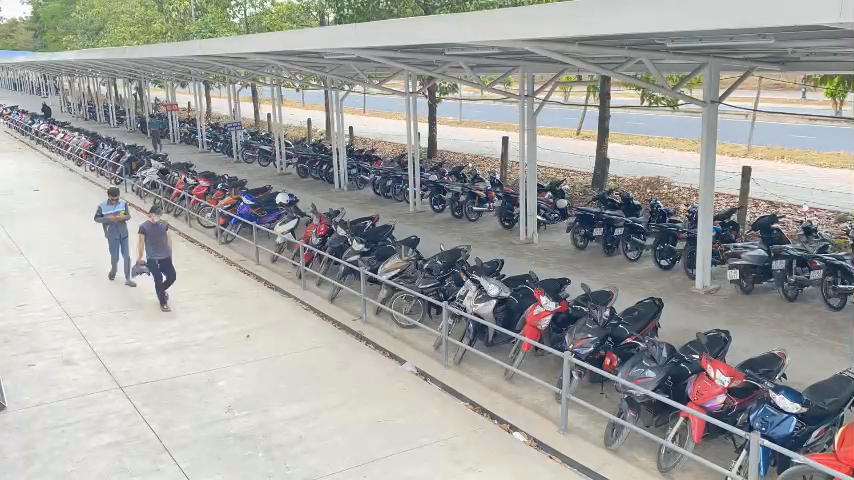
#> input picture frame 61 of server/public/videos/rightSmall.mp4, 854 x 480 px, given in place of longest.mp4, which was not available
$ python trackingObject2.py
#> lines starting #> are read from the running program, lines starting #| are printed output that depends on the picture; pictures that were not available may be replaced by others from this repository, and a replacement may not be noted
import cv2
from tracker import *
import math
import time
import numpy as np


class MeasureTakenTime:
    def __init__(self):
        self.now = None
    # [7 lines left out: function measure, not called in this run]

mTT = MeasureTakenTime()

data_path = "server/public/videos/longest.mp4"
cap = cv2.VideoCapture(data_path)

object_detector = cv2.createBackgroundSubtractorMOG2(
    history=200, varThreshold=50, detectShadows=False)

ret, frame = cap.read()
#> frame is the input picture: shape (480, 854, 3); mean B, G, R 158.6, 161.6, 161.6
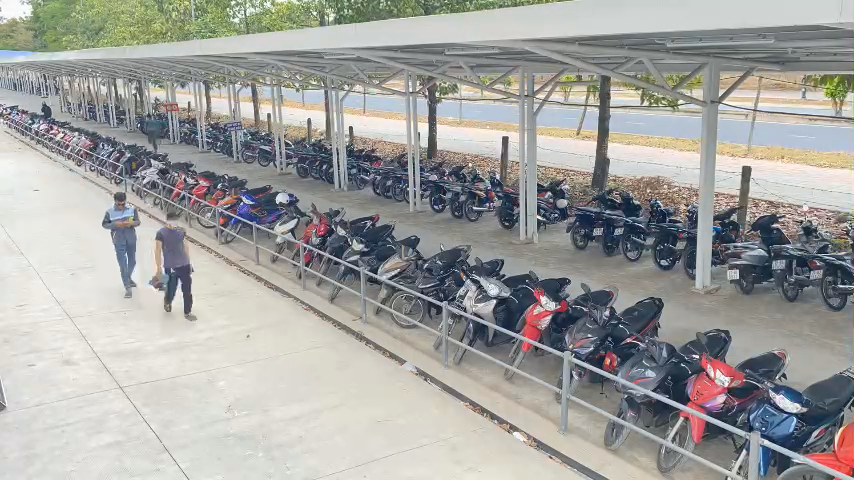
#> input picture frame 62 of server/public/videos/rightSmall.mp4, 854 x 480 px, given in place of longest.mp4, which was not available
#> further down, frame is the input picture: shape (480, 854, 3); mean B, G, R 158.6, 161.6, 161.6

# [11 lines of commented-out code are left out]
class Vehicle:
    # [16 lines left out: functions __init__, getCenterPoint, update, not called in this run]
    def isParked(self):
        return self.parking > 10


class EuclideanDistTracker:
    def __init__(self):
        # Store the center positions of the objects
        # self.center_points = {}
        self.vehicles = {}
        # Keep the count of the IDs
        # each time a new object id detected, the count will increase by one
        self.id_count = 0
    def removeDuplicate(self):
        for key in list(self.vehicles.keys()):
            for other_key in self.vehicles.keys():
                if key != other_key and self.vehicles[key] == self.vehicles[other_key] and key > other_key:
                    print("del")
                    del self.vehicles[key]

    # [37 lines left out: functions getClosestId, matchTemplate, not called in this run]

    def isSameObjectDetected(self):
        pass

    def update2(self, objs):
        for id, ve in self.vehicles.items():
            closest_dist = float('inf')
            rect = ve.rect
            pt = ve.getCenterPoint()
            for obj in objs:
                x,y,w,h = obj
                cx = (x + x + w) // 2
                cy = (y + y + h) // 2
                dist = math.hypot(cx - pt[0], cy - pt[1])
                # update closest distance and ID if this point is closer
                # print(dist)
                if dist < closest_dist and dist < 25:
                    closest_dist = dist
                    rect = obj
            ve.update(rect)
        for key in list(self.vehicles.keys()):
            if self.vehicles[key].isParked():
                print("Vehicle {} is already parked".format(key))
                del self.vehicles[key]
        return [veh.rect + [veh.id] for idx, veh in self.vehicles.items()]

    def update(self, objects_rect):
        # Objects boxes and ids
        objects_bbs_ids = []

        # Get center point of new object

        for rect in objects_rect:
            x, y, w, h = rect
            cx = (x + x + w) // 2
            cy = (y + y + h) // 2

            # Find out if that object was detected already
            same_object_detected, id = self.getClosestId(cx, cy)
            # same_object_detected, id = self.matchTemplate(rect)
            if same_object_detected:
                continue
                self.vehicles[id].update(rect)
                # print(self.center_points[id])
                objects_bbs_ids.append([x, y, w, h, id])
            else: # New object is detected we assign the ID to that object
                self.vehicles[self.id_count] = Vehicle(self.id_count, rect)
                objects_bbs_ids.append([x, y, w, h, self.id_count])
                self.id_count += 1

        # [9 lines of commented-out code are left out]
        return objects_bbs_ids


trackerED = EuclideanDistTracker()

def detect(roi):
    mask = object_detector.apply(roi)
#> mask: shape (480, 854); every value is 255
    detections = []

    # remove faded
    _, mask = cv2.threshold(mask, 254, 255, cv2.THRESH_BINARY + cv2.THRESH_OTSU)
    # mask = cv2.adaptiveThreshold(mask, 255, cv2.ADAPTIVE_THRESH_GAUSSIAN_C, cv2.THRESH_BINARY, 21, 10)
    contours, _ = cv2.findContours(
        mask, cv2.RETR_TREE, cv2.CHAIN_APPROX_SIMPLE)
#> contours = [[[0, 0], [0, 479], [853, 479], [853, 0]]]

    cntObjectContour = 0
    for cnt in contours:
        x, y, w, h = cv2.boundingRect(cnt)
        area = cv2.contourArea(cnt)
        if area > 30.0:
            cntObjectContour += 1
            # cv2.drawContours(roi, [cnt], -1, (0, 255, 0), 2)
            detections.append([x, y, w, h])
#> this loop made 1 pass
#> (cnt, x, y, w, h, area, cntObjectContour) on pass 1: ([[0, 0], [0, 479], [853, 479], [853, 0]], 0, 0, 854, 480, 408587, 1)
#> after the loop, cntObjectContour = 1; detections = [[0, 0, 854, 480]]
    return detections
def is_rect_inside_another(rect1, rect2):
    if rect1[0] >= rect2[0] and rect1[1] >= rect2[1] and rect1[0] + rect1[2] <= rect2[0] + rect2[2] and rect1[1] + rect1[3] <= rect2[1] + rect2[3]:
        return True
    else:
        return False
def getSpecialFrame(frame):
    # x, y, w, h
    rect = [600, 70, frame.shape[1] - 600 - 80, 70]
    return rect
def getRoi(frame):
    rect = getSpecialFrame(frame)
    x, y, w, h = rect
    return frame[y:y+h,x:x+w]
now = time.time()
while True:
    ret, frame = cap.read()
    if not ret: continue
    roi = frame
    detections = detect(roi)
#> detections = [[0, 0, 854, 480]]

    specFrame = getSpecialFrame(frame)
#> specFrame = [600, 70, 174, 70]
    subDetections = [rect for rect in detections if is_rect_inside_another(rect, specFrame)]
#> subDetections = []
    boxes_ids = trackerED.update(subDetections)
#> after the loop in update, `for rect in objects_rect:`: self.id_count = 0; self.vehicles = 0 items
#> boxes_ids = []
    boxes_ids = trackerED.update2(detections)
    trackerED.removeDuplicate()
    # print(trackerED.vehicles)

    for box_id in boxes_ids:
        x, y, w, h, id = box_id
        cv2.putText(roi, str(id), (x, y - 10),
                    cv2.FONT_HERSHEY_COMPLEX, 0.5, (255, 0, 0), 1)
        cv2.rectangle(roi, (x, y), (x + w, y + h), (0, 255, 0), 1)
#> this loop made 0 passes


    roi = getRoi(frame)
#> in getRoi, `rect = getSpecialFrame(frame)`: rect = [600, 70, 174, 70]
#> in getRoi, `x, y, w, h = rect`: x = 600; y = 70; w = 174; h = 70
#> in getRoi, `return frame[y:y+h,x:x+w]`:
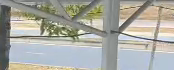
#> returned value: shape (70, 174, 3); mean of channels 0, 1, 2 162.1, 169.6, 168.9; drawn as B, G, R
    # cv2.imshow("Mask", mask)
    cv2.imshow("Frame", frame)
    cv2.imshow("Roi", roi)

    key = cv2.waitKey(10)
#> (key Esc is pressed here)
    if key == 27:
        break

cap.release()
cv2.destroyAllWindows()

$ run again, starting later in the video
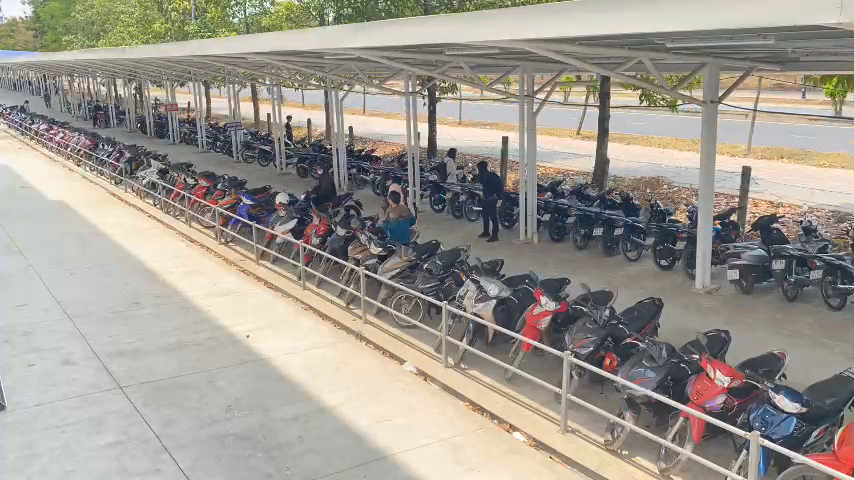
#> input picture frame 275 of server/public/videos/rightSmall.mp4, 854 x 480 px, given in place of longest.mp4, which was not available
#> frame is the input picture: shape (480, 854, 3); mean B, G, R 144.3, 153.3, 158.9
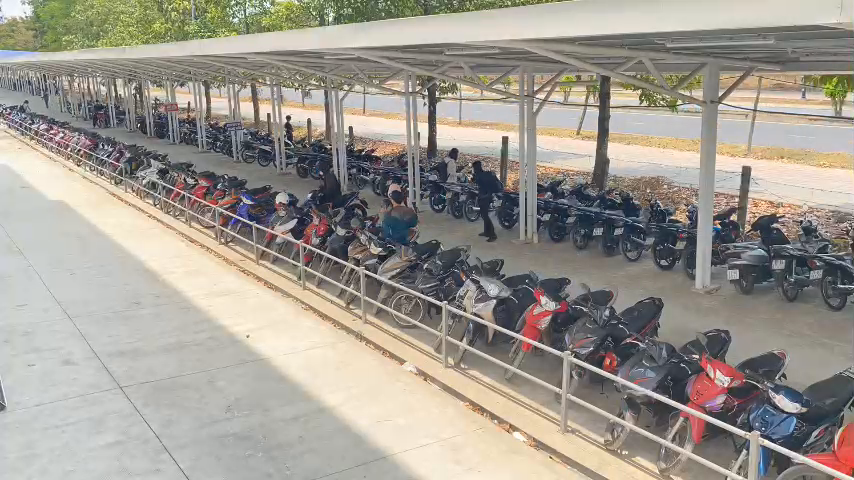
#> input picture frame 276 of server/public/videos/rightSmall.mp4, 854 x 480 px, given in place of longest.mp4, which was not available
#> frame is the input picture: shape (480, 854, 3); mean B, G, R 144.2, 153.2, 158.9
#> mask: shape (480, 854); every value is 255
#> contours = [[[0, 0], [0, 479], [853, 479], [853, 0]]]
#> the loop in detect, `for cnt in contours:` made 1 pass
#> (cnt, x, y, w, h, area, cntObjectContour) on pass 1: ([[0, 0], [0, 479], [853, 479], [853, 0]], 0, 0, 854, 480, 408587, 1)
#> after the loop in detect, `for cnt in contours:`: cntObjectContour = 1; detections = [[0, 0, 854, 480]]
#> specFrame = [600, 70, 174, 70]
#> subDetections = []
#> after the loop in update, `for rect in objects_rect:`: self.id_count = 0; self.vehicles = 0 items
#> boxes_ids = []
#> in getRoi, `rect = getSpecialFrame(frame)`: rect = [600, 70, 174, 70]
#> in getRoi, `x, y, w, h = rect`: x = 600; y = 70; w = 174; h = 70
#> in getRoi, `return frame[y:y+h,x:x+w]`:
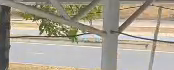
#> returned value: shape (70, 174, 3); mean of channels 0, 1, 2 145.9, 161, 168.3; drawn as B, G, R

$ run again, starting later in the video
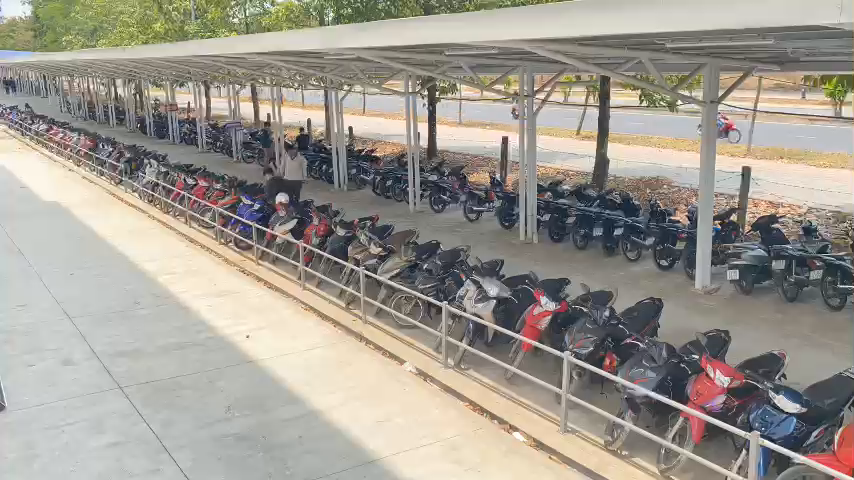
#> input picture frame 489 of server/public/videos/rightSmall.mp4, 854 x 480 px, given in place of longest.mp4, which was not available
#> frame is the input picture: shape (480, 854, 3); mean B, G, R 144, 153.3, 158.7
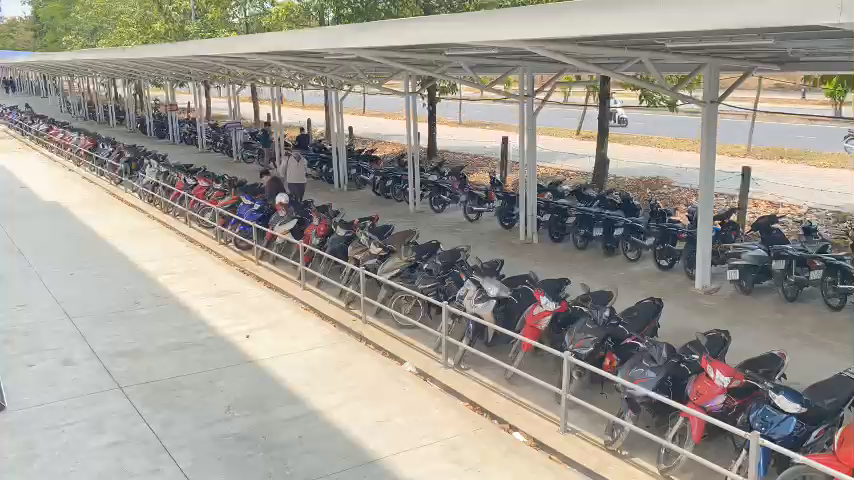
#> input picture frame 490 of server/public/videos/rightSmall.mp4, 854 x 480 px, given in place of longest.mp4, which was not available
#> frame is the input picture: shape (480, 854, 3); mean B, G, R 144, 153.3, 158.7
#> mask: shape (480, 854); every value is 255
#> contours = [[[0, 0], [0, 479], [853, 479], [853, 0]]]
#> the loop in detect, `for cnt in contours:` made 1 pass
#> (cnt, x, y, w, h, area, cntObjectContour) on pass 1: ([[0, 0], [0, 479], [853, 479], [853, 0]], 0, 0, 854, 480, 408587, 1)
#> after the loop in detect, `for cnt in contours:`: cntObjectContour = 1; detections = [[0, 0, 854, 480]]
#> specFrame = [600, 70, 174, 70]
#> subDetections = []
#> after the loop in update, `for rect in objects_rect:`: self.id_count = 0; self.vehicles = 0 items
#> boxes_ids = []
#> in getRoi, `rect = getSpecialFrame(frame)`: rect = [600, 70, 174, 70]
#> in getRoi, `x, y, w, h = rect`: x = 600; y = 70; w = 174; h = 70
#> in getRoi, `return frame[y:y+h,x:x+w]`:
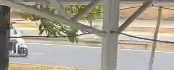
#> returned value: shape (70, 174, 3); mean of channels 0, 1, 2 145.4, 159.4, 166.3; drawn as B, G, R
